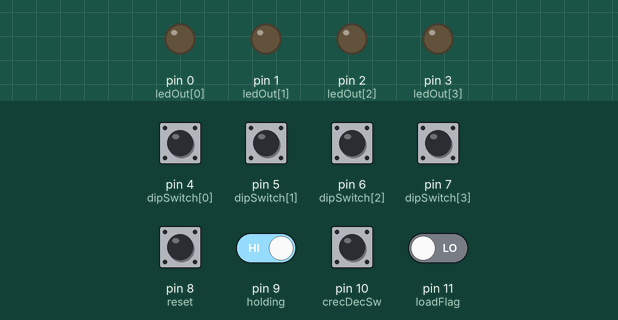
Recording of a sketch running on a simulated Arduino Uno, built with avr-gcc and run on an emulated ATmega328P. On the bench: output pins drawn as LEDs (lit = HIGH). Inputs (shaded band) come from the test bench; at power-on: pin 9 (holding), pin 10 (crecDecSw) HIGH, pin 4 (dipSwitch[0]), pin 5 (dipSwitch[1]), pin 6 (dipSwitch[2]), pin 7 (dipSwitch[3]), pin 8 (reset), pin 11 (loadFlag) LOW.

Above: at 1.2 s.
1.3 s: pin 9 (holding) driven LOW
At 2.1 s:
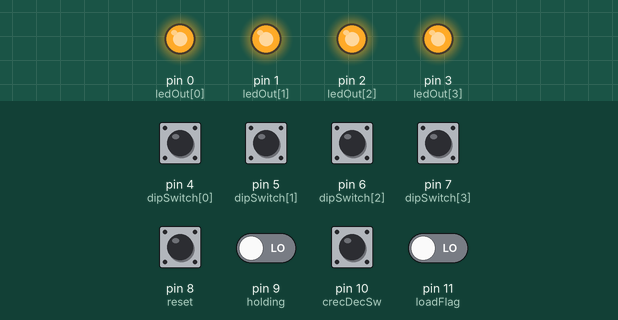
4.3 s: pin 11 (loadFlag) driven HIGH
At 5.5 s:
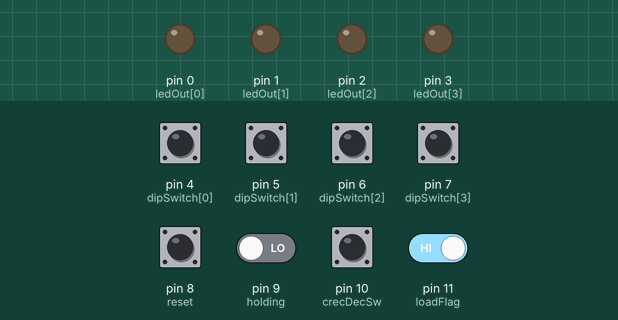
5.8 s: pin 11 (loadFlag) driven LOW
At 8.3 s:
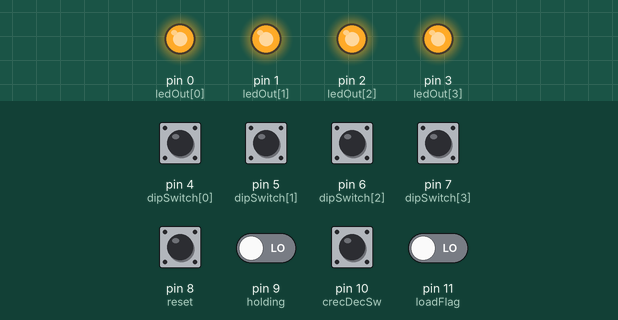
8.8 s: pin 8 (reset) pulled HIGH for 0.15 s
Timing chart, 0 to 40.3 s (numbered marks = the images above; inputs shaded):
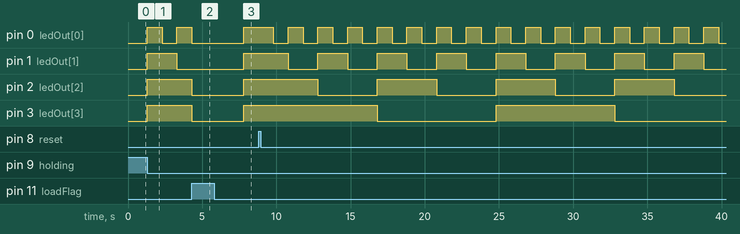

The sketch:

contador.ino
```cpp
int ledOut[] = {0,1,2,3};
int dipSwitch[] = {4,5,6,7};
int loadFlag = 11;
int crecDecSw = 10;
int holding = 9;
int reset = 8;
int swStatus;
int holdSw;
int loadedValue=-1;

void setup()
{
  //Serial.begin(9600);
  for(int i=0;i<4;i++){
    pinMode(ledOut[i],OUTPUT);
  }
  for(int i=0;i<4;i++){
    pinMode(dipSwitch[i],INPUT);
    //digitalWrite(dipSwitch[i], HIGH);
  }
  pinMode(loadFlag,INPUT);
  pinMode(reset,INPUT);
  pinMode(crecDecSw,INPUT);
  pinMode(holding,INPUT);
}

void loop()
{
  int start = 1,end = 15;
  switchStatus();
  holdStatus();
  if(holdSw == HIGH) stay();
  if(swStatus == LOW) cuentaCreciente(start);
  else cuentaDec(end);

  apagaTodo();
 delay(1000);

}


void cuentaCreciente(int inicio){
  for(int i=inicio;i<=15;i++){
      if(resetCont()) i = 1;
     setLoadedValue(i);
    i = loadedValue;
    for(int j=0;j<4;j++){
      if((i >> j) & 1)
          digitalWrite(ledOut[j],HIGH);
        else
          digitalWrite(ledOut[j],LOW);
    }
    holdStatus();
    if(holdSw == HIGH) stay();

    switchStatus();
      if(swStatus == HIGH){
        cuentaDec(i);
        return ;
      }

    delay(1000);
  }
  return ;
}

void cuentaDec(int inicio){
  for(int i=inicio;i>=1;i--){
       if(resetCont()) i = 15;


     setLoadedValue(i);
      i = loadedValue;
      for(int j=0;j<4;j++){
      if((i >> j) & 1)
          digitalWrite(ledOut[j],HIGH);
        else
          digitalWrite(ledOut[j],LOW);
      }

    holdStatus();

  if(holdSw == HIGH) stay();

    switchStatus();
      if(swStatus == LOW){
        cuentaCreciente(i);
        return ;
      }

    delay(1000);
  }
  return ;
}

void switchStatus(){
  swStatus = digitalRead(crecDecSw);
}

void holdStatus(){
  holdSw = digitalRead(holding);
}

void stay(){
  for(int i = 0; ; i++){
    holdStatus();
    if(holdSw == LOW) break;
  }
  return ;
}

bool resetCont(){
  if(digitalRead(reset) == HIGH){
    apagaTodo();
    return true;
  }
  else return false;
}

void setLoadedValue(int current){
  loadedValue = current;
  while(digitalRead(loadFlag)==HIGH){

  int sum=0;

  if(digitalRead(7) == HIGH) sum +=8;
  if(digitalRead(6) == HIGH) sum +=4;
  if(digitalRead(5) == HIGH) sum +=2;
  if(digitalRead(4) == HIGH) sum +=1;

  for(int j=0;j<4;j++){
       if(digitalRead(dipSwitch[j])==HIGH) digitalWrite(ledOut[j],HIGH);
       else digitalWrite(ledOut[j],LOW);
  }
  loadedValue = sum;
}

}
void apagaTodo(){
 for(int j=0;j<4;j++){
      digitalWrite(ledOut[j],LOW);
    }
}
```

Measured:
- after the input at 1.3 s, pin 0 (ledOut[0]): LOW → HIGH at once, → LOW 1.0 s later, → HIGH 1.0 s later; pin 1 (ledOut[1]): LOW → HIGH at once, → LOW 2.0 s later; pin 2 (ledOut[2]), pin 3 (ledOut[3]): LOW → HIGH at once
- after the input at 4.3 s, pin 0 (ledOut[0]): goes on until 4.3 s, then stays LOW; pin 1 (ledOut[1]): stays LOW (without the input it goes to HIGH after 1.0 s); pin 2 (ledOut[2]): HIGH → LOW after 0.00 s instead of 1.0 s; pin 3 (ledOut[3]): HIGH → LOW at once
- after the input at 5.8 s, pin 0 (ledOut[0]), pin 1 (ledOut[1]), pin 2 (ledOut[2]), pin 3 (ledOut[3]): LOW → HIGH after 2.0 s
